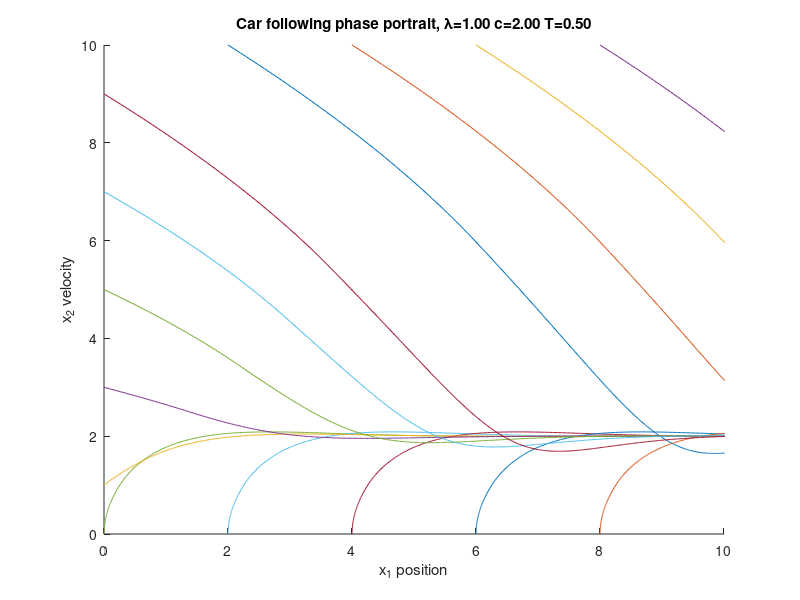

Write the MATLAB code that produced this figure.
c = 2;
lambda = 1;
T = 0.5;

figure(1);
clf;
axis([0 10 0 10]);
hold on;
xlabel('x_1 position');
ylabel('x_2 velocity');
title(sprintf('Car following phase portrait, \\lambda=%.2f c=%.2f T=%.2f',lambda,c,T));

starts = [2 10; 4 10; 6 10; 8 10;...
    0 0; 2 0; 4 0; 6 0; 8 0;...
    0 1; 0 3; 0 5; 0 7; 0 9];

for i = 1:14
    ts = linspace(0,10,1000);
    dt = diff(ts); dt = dt(1);
    %[x1, x2] = ginput(1);
    x1 = starts(i,1);
    x2 = starts(i,2);
    x1s = [x1];
    x2s = [x2];
    for t = ts
        old_x2 = x2s(end-min(round(T/dt), numel(x2s)-1));
        x2 = x2 + lambda * dt * (c - old_x2);
        x1 = x1 + dt * x2;
        x1s = [x1s x1];
        x2s = [x2s x2];
    end
    plot(x1s, x2s);
end